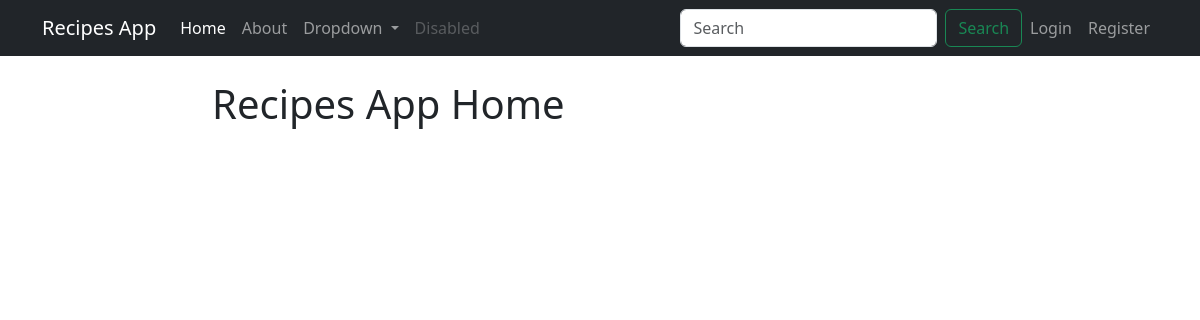
The app's page /, older data.
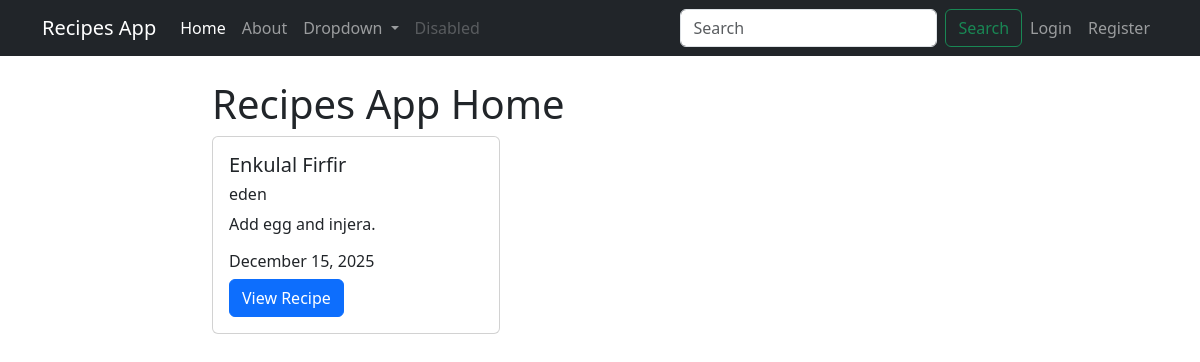
The same page, newer data.
### recipes/models.py (models this page shows, shortened)
class Recipe(models.Model):
    title = models.CharField(max_length=100)
    description = models.TextField()
    author = models.ForeignKey(User, on_delete=models.CASCADE )
    created_at = models.DateTimeField(auto_now_add=True)
    updated_at = models.DateTimeField(auto_now=True)

### recipes/views.py (the view)
# urls.py: path('', views.RecipesListView.as_view(), name="recipes-home"),
class RecipesListView(ListView):
    model = models.Recipe
    template_name = 'recipes/home.html'
    context_object_name = 'recipes'

### recipes/templates/recipes/home.html
{% extends 'recipes/base.html' %}
{% block content %}
    <h1>Recipes App Home</h1>
    {% for recipe in recipes %}
    <div class="card" style="width: 18rem;">
  <div class="card-body">
    <h5 class="card-title">{{recipe.title}} </h5>
    <h6 class="card-title">{{recipe.author}} </h6>
    <p class="card-text">{{recipe.description}}</p>
    <h6 class="card-title">{{recipe.updated_at | date:"F d, Y"}} </h6>
    <a href="{% url 'recipes-detail' recipe.pk %}" class="btn btn-primary">View Recipe</a>
  </div>
</div>
    {% endfor %}
    {% endblock content %}

Row changes from the older to the newer data that the page shows:
added Recipe: title "Enkulal Firfir", author "eden", description "Add egg and injera.", updated_at "December 15, 2025"
